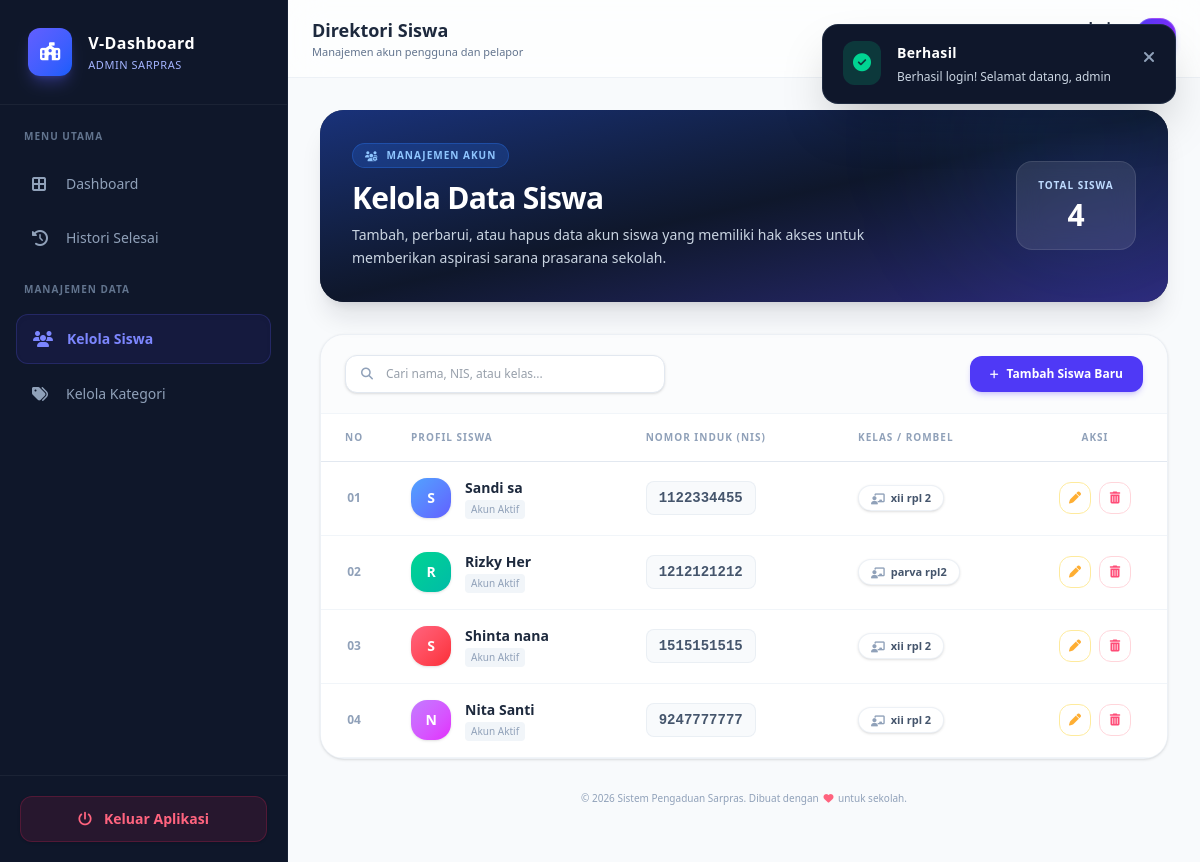
The app's page /View/v_kelola_siswa.php (signed in) with its own data.
### tables this page shows
CREATE TABLE `siswa` (
  `id_siswa` int(11) NOT NULL,
  `nis` varchar(10) NOT NULL,
  `nama` varchar(50) NOT NULL,
  `kelas` varchar(10) NOT NULL,
  `password` varchar(100) NOT NULL DEFAULT '123456'
);

### View/v_kelola_siswa.php (the view, shortened to what the rows shown need)
<?php
require_once '../Model/m_siswa.php';
$m_siswa = new m_siswa();
$list_siswa = $m_siswa->getAllSiswa();
?>
<!DOCTYPE html>
<html lang="id">
<head>
    <script src="https://cdn.jsdelivr.net/npm/@tailwindcss/browser@4"></script>
    <link rel="stylesheet" href="https://cdnjs.cloudflare.com/ajax/libs/font-awesome/6.4.0/css/all.min.css">
</head>
<body class="bg-[#F8FAFC] font-sans min-h-screen flex flex-col md:flex-row text-slate-800 antialiased selection:bg-indigo-500 selection:text-white">
    <aside id="sidebar" class="fixed md:sticky top-0 left-0 z-50 h-screen w-72 bg-[#0F172A] text-slate-300 flex flex-col justify-between -translate-x-full md:translate-x-0 transition-transform duration-300 ease-in-out shrink-0 border-r border-slate-800/60 shadow-xl md:shadow-none">
        <div class="overflow-y-auto overflow-x-hidden">
            <div class="p-7 border-b border-white/5 flex items-center gap-4">
                <div>
                    <h1 class="text-white font-bold text-base tracking-wide">V-Dashboard</h1>
                </div>
            </div>
        </div>
    </aside>
    <main class="flex-1 flex flex-col min-w-0 min-h-screen relative">
        <header class="bg-white/70 backdrop-blur-lg border-b border-slate-200/60 px-6 py-4 flex justify-between items-center sticky top-0 z-30 transition-all">
            <div class="flex items-center gap-4">
                <div>
                    <h2 class="text-lg font-bold text-slate-800">Direktori Siswa</h2>
                </div>
            </div>
        </header>
        <div class="p-5 sm:p-8 space-y-8 max-w-[1400px] w-full mx-auto">
            <div class="bg-slate-900 rounded-3xl p-6 sm:p-8 text-white shadow-xl shadow-slate-900/10 relative overflow-hidden group">
                <div class="relative z-10 flex flex-col sm:flex-row justify-between items-start sm:items-center gap-6">
                    <div>
                        <h2 class="text-2xl sm:text-3xl font-bold tracking-tight text-white mb-2">Kelola Data Siswa</h2>
                    </div>
                </div>
            </div>
            <div class="bg-white rounded-3xl shadow-sm border border-slate-200/60 overflow-hidden flex flex-col">
                <div class="hidden lg:block overflow-x-auto min-h-[300px]">
                    <table class="w-full text-left border-collapse" id="tabelSiswa">
                        <thead>
                            <tr class="bg-white border-b border-slate-200">
                                <th class="px-6 py-4 text-[10px] font-bold uppercase tracking-widest text-slate-400 whitespace-nowrap w-16 text-center">No</th>
                                <th class="px-6 py-4 text-[10px] font-bold uppercase tracking-widest text-slate-400 whitespace-nowrap">Profil Siswa</th>
                                <th class="px-6 py-4 text-[10px] font-bold uppercase tracking-widest text-slate-400 whitespace-nowrap">Nomor Induk (NIS)</th>
                                <th class="px-6 py-4 text-[10px] font-bold uppercase tracking-widest text-slate-400 whitespace-nowrap">Kelas / Rombel</th>
                                <th class="px-6 py-4 text-[10px] font-bold uppercase tracking-widest text-slate-400 text-center w-36">Aksi</th>
                            </tr>
                        </thead>
                        <tbody class="divide-y divide-slate-100 bg-white">
                            <?php if (empty($list_siswa)): ?>
                                <tr id="rowKosongDefault">
                                    <td colspan="5" class="p-16 text-center">
                                        <div class="flex flex-col items-center justify-center">
                                            <div class="w-20 h-20 bg-slate-50 rounded-full flex items-center justify-center mb-4">
                                                <i class="fa-solid fa-users-slash text-4xl text-slate-300"></i>
                                            </div>
                                            <h4 class="text-base font-bold text-slate-700">Tidak ada data siswa</h4>
                                            <p class="text-sm text-slate-500 mt-1 max-w-sm">Belum ada akun siswa yang terdaftar dalam sistem. Silakan tambah data baru.</p>
                                        </div>
                                    </td>
                                </tr>
                            <?php else: $no = 1; ?>
                                <?php foreach ($list_siswa as $siswa):
                                    $gradients = ['from-blue-400 to-indigo-500', 'from-emerald-400 to-teal-500', 'from-rose-400 to-red-500', 'from-purple-400 to-fuchsia-500', 'from-amber-400 to-orange-500', 'from-cyan-400 to-blue-500'];
                                    $gradClass = $gradients[($no - 1) % count($gradients)];
                                ?>
                                    <tr class="item-siswa hover:bg-slate-50/80 transition-all duration-200 group relative">
                                        <td class="px-6 py-4 text-center font-bold text-slate-400 text-xs nomor-urut">
                                            <?= str_pad($no++, 2, '0', STR_PAD_LEFT) ?>
                                        </td>
                                        <td class="px-6 py-4 whitespace-nowrap nama-siswa">
                                            <div class="flex items-center gap-3.5">
                                                <div class="w-10 h-10 rounded-2xl bg-gradient-to-br <?= $gradClass ?> text-white flex items-center justify-center font-bold text-sm shadow-sm shrink-0">
                                                    <?= strtoupper(substr(trim($siswa['nama']), 0, 1)) ?>
                                                </div>
                                                <div>
                                                    <span class="block font-bold text-slate-800 text-sm group-hover:text-indigo-600 transition-colors"><?= htmlspecialchars($siswa['nama']) ?></span>
                                                    <span class="block text-[10px] text-slate-400 mt-0.5 bg-slate-100 px-1.5 py-0.5 rounded w-max font-medium">Akun Aktif</span>
                                                </div>
                                            </div>
                                        </td>
                                        <td class="px-6 py-4 whitespace-nowrap nis-siswa">
                                            <div class="font-mono text-sm font-semibold text-slate-600 bg-slate-50 px-3 py-1.5 rounded-lg border border-slate-200/60 inline-block">
                                                <?= htmlspecialchars($siswa['nis']) ?>
                                            </div>
                                        </td>
                                        <td class="px-6 py-4 whitespace-nowrap kelas-siswa">
                                            <span class="inline-flex items-center gap-1.5 px-3 py-1 rounded-full font-bold text-[11px] border border-slate-200/60 bg-white shadow-sm text-slate-600">
                                                <i class="fa-solid fa-chalkboard-user text-slate-400"></i> <?= htmlspecialchars($siswa['kelas']) ?>
                                            </span>
                                        </td>
                                        <td class="px-6 py-4 whitespace-nowrap text-center">
                                            <div class="flex items-center justify-center gap-2 opacity-80 group-hover:opacity-100 transition-opacity">
                                                <a href="v_edit_siswa.php?nis=<?= $siswa['nis'] ?>" class="w-8 h-8 rounded-xl bg-white border border-amber-200 text-amber-500 hover:bg-amber-50 hover:border-amber-400 hover:shadow-sm transition-all flex items-center justify-center" title="Edit Data">
                                                    <i class="fa-solid fa-pen text-xs"></i>
                                                </a>
                                                <a href="../Controller/c_siswa.php?action=hapus&nis=<?= $siswa['nis'] ?>" onclick="return confirm('Peringatan: Menghapus data siswa juga dapat menghilangkan akses login mereka. Lanjutkan?')" class="w-8 h-8 rounded-xl bg-white border border-rose-200 text-rose-500 hover:bg-rose-50 hover:border-rose-400 hover:shadow-sm transition-all flex items-center justify-center" title="Hapus Data">
                                                    <i class="fa-solid fa-trash-can text-xs"></i>
                                                </a>
                                            </div>
                                        </td>
                                    </tr>
                                <?php endforeach; ?>
                            <?php endif; ?>
                        </tbody>
                    </table>
                </div>
            </div>
        </div>
    </main>
</body>
</html>

### records on screen
siswa: no "01", nama "S", nama "Sandi sa", nis "1122334455", kelas "xii rpl 2"
siswa: no "02", nama "R", nama "Rizky Her", nis "1212121212", kelas "parva rpl2"
siswa: no "03", nama "S", nama "Shinta nana", nis "1515151515", kelas "xii rpl 2"
siswa: no "04", nama "N", nama "Nita Santi", nis "9247777777", kelas "xii rpl 2"

### other values on screen
$_SESSION['flash_message'] "Berhasil login! Selamat datang, admin"
count($list_siswa) "4"
